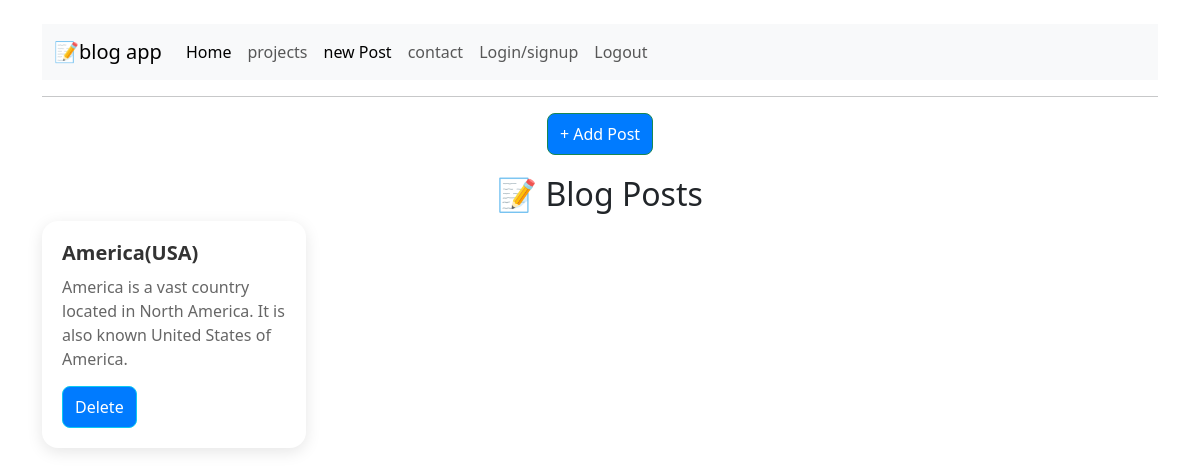
Screenshot of / (signed in) with the database file from the repository.
### app/models.py (models this page shows)
class Post(db.Model):
     post_id = db.Column(db.Integer,primary_key = True)
     title = db.Column(db.String(150), nullable = False)
     content = db.Column(db.String(100),nullable = False)

### app/routes.py (the view)
@blog.route('/')
@login_required
def home():
    posts = Post.query.all()
    return render_template('blog.html',posts=posts)

### app/routes.py (called while the page is built)
@login_manager.user_loader
def load_user(user_id):
    return User.query.get(int(user_id))

### app/templates/blog.html (shortened to what this page needs)
{% extends "index.html" %}
{% block content %}
 <div class="add-post">
    <a href="{{ url_for('blog.new_post') }}" class="btn btn-success">+ Add Post</a>
 </div>
 <h2 style="text-align:center;">📝 Blog Posts</h2>
 <div class="grid">
    {% for post in posts %}
        <div class="card">
            <div class="card-body">
                <h5 class="card-title">{{ post.title }}</h5>
                <p class="card-text">{{ post.content }}</p>
                <a href="{{ url_for('blog.delete', post_id=post.post_id) }}" class="btn btn-info">Delete</a>
            </div>
        </div>
    {% endfor %}
 </div>
{% endblock %}

### app/templates/index.html (shortened to what this page needs)
<!DOCTYPE html>
<html>
<head>
    <link rel="stylesheet" href="https://cdn.jsdelivr.net/npm/bootstrap@5.3.0/dist/css/bootstrap.min.css">
    <link rel="stylesheet" href="{{ url_for('static', filename='css/style.css') }}">
</head>
<body class="container mt-4">
   <nav class="navbar navbar-expand-lg bg-body-tertiary">
  <div class="container-fluid">
    <a class="navbar-brand" href="#">📝blog app</a>
    <div class="collapse navbar-collapse" id="navbarSupportedContent">
      <ul class="navbar-nav me-auto mb-2 mb-lg-0">
        <li class="nav-item">
          <a class="nav-link active" aria-current="page" href="{{ url_for('blog.home') }}">Home</a>
        </li>
        <li class="nav-item">
          <a class="nav-link" href="{{ url_for('blog.projects') }}">projects</a>
        </li>
         <li class="nav-item">
          <a class="nav-link active" aria-current="page" href="{{ url_for('blog.new_post') }}">new Post</a>
        </li>
        <li class="nav-item">
          <a class="nav-link" href="{{ url_for('blog.contact') }}">contact</a>
        </li>
         <li class="nav-item">
          <a class="nav-link" href="{{ url_for('blog.login') }}">Login/signup</a>
        </li>
         <li class="nav-item">
          <a class="nav-link" href="{{ url_for('blog.logout') }}">Logout</a>
        </li>
    </div>
  </div>
</nav>
<hr>
{% block content %}{% endblock %}
</body>
</html>

### app/templates/blog.html (style rules this page uses)
body { opacity: 0; transition: opacity 0.7s ease-in; }
body.loaded { opacity: 1; }
.add-post { text-align: center; margin-bottom: 20px; }
.grid { display: grid; grid-template-columns: repeat(auto-fill, minmax(260px, 1fr)); gap: 20px; }
.card { border: none; border-radius: 16px; overflow: hidden; box-shadow: 0 4px 16px rgba(0, 0, 0, 0.1); background: #ffffff; transition: transform 0.2s; }
.card-body { padding: 20px; }
.card-title { font-size: 20px; font-weight: 600; margin-bottom: 10px; color: #333; }
.card-text { font-size: 16px; color: #666; margin-bottom: 15px; }
.btn-info, .btn-success { text-decoration: none; color: #fff; background-color: #007bff; padding: 8px 12px; border-radius: 8px; transition: background-color 0.2s; }

### rows the page displays
Post: title "America(USA)", content "America is a vast country located in North America. It is also known United States of America."
